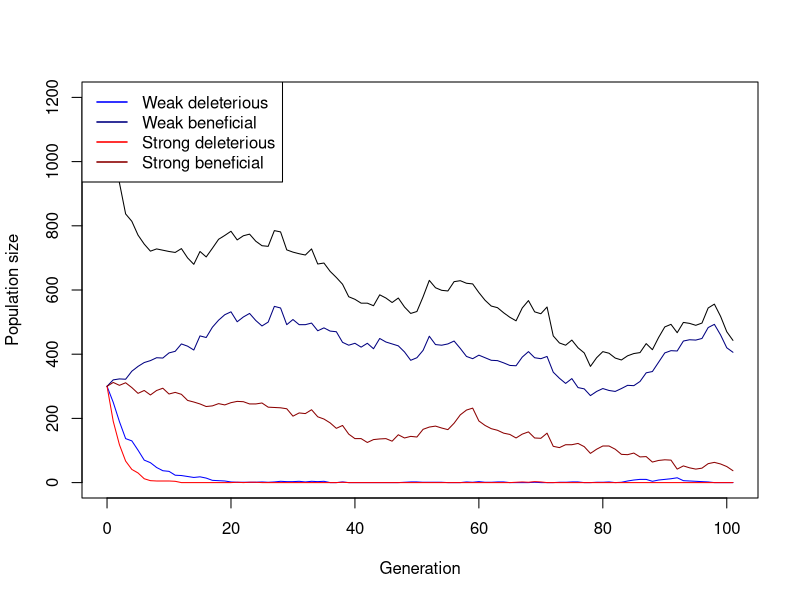

Reproduce this figure in R. (Note: this script raises an error after producing the figure.)
# Function for simulating one Generation in the Population
# adding the population sizes, decay rates, seleection coefficients and mutation rates
simulate_one_gen <- function(N_wd, N_wb, N_sd, N_sb, decay_rate_wm, decay_rate_sm, s_wm, s_sm, m_rate_wm, m_rate_sm) {
  
  # draw Offspring according to Poisson Distribution
  # altered so all four different mutations are considered 
  # for deleterious mutations the s is calculated minus (negative effect) and for the beneficial muation the s is added (positive effect)
  
  offsp_wd <- rpois(1, N_wd * (1-decay_rate_wm-s_wm))
  offsp_wb <- rpois(1, N_wb * (1-decay_rate_wm+s_wm))
  offsp_sd <- rpois(1, N_sd * (1-decay_rate_sm-s_sm))
  offsp_sb <- rpois(1, N_sb * (1-decay_rate_sm+s_sm))
  
  # draw changing Mutants according to Poisson Distribution
  # alterations considering the for different mutations 
  
  mut_wd_to_wb <- rpois(1, offsp_wd * m_rate_wm)
  mut_sd_to_sb <- rpois(1, offsp_sd * m_rate_sm)
  mut_wb_to_wd <- rpois(1, offsp_wb * m_rate_wm)
  mut_sb_to_sd <- rpois(1, offsp_sb * m_rate_sm)
  
  # determine new Population Sizes of all four Mutants (2 versions of weak Mutations   and 2   versions of strong Mutations)
  # to account for back mutations as well (beneficial to deleterious), mutations rates for these cases are added (mut_b_to_d)
  
  N_wd_new <- max(offsp_wd - mut_wd_to_wb+ mut_wb_to_wd,0)
  N_wb_new <- max(offsp_wb - mut_wb_to_wd+ mut_wd_to_wb,0)
  N_sd_new <- max(offsp_sd - mut_sd_to_sb+ mut_sb_to_sd,0)
  N_sb_new <- max(offsp_sb - mut_sb_to_sd+ mut_sd_to_sb,0)
  
  # with the return function, the new values for population sizes are stored
  
  return(c(N_wd_new, N_wb_new, N_sd_new, N_sb_new))
}
# with print we visualize the 4 numbers we get for the population sizes, we simulate the population by setting our parameters to certain values 


print(simulate_one_gen(N_wd=50, N_wb=0, N_sd=50, N_sb=0, decay_rate_wm=0, decay_rate_sm=0, s_wm=0, s_sm=0, m_rate_wm=0, m_rate_sm=0))


## Simulate a population trajectory



# Simulation runs until the 100th Generation

max_gen=100

#With this function we simulate over generations, we put initial population sizes of the four mutations, with the parameter max_gen we determine that our simulation maximally runs until the 100th geneeration

simulate_pop <- function(init_wd, init_wb,  init_sd, init_sb, decay_rate_wm, decay_rate_sm, s_wm, s_sm, m_rate_wm, m_rate_sm, max_gen) {
  
  # Create the Vector in which to save the Results
  
  pop_vector <- c(init_wd,init_wb, init_sd, init_sb)
  
  # initiate the variables
  
  pop_new <- c(init_wd, init_wb, init_sd, init_sb)
  
  # run the Simulation until Generation max_gen
  
  for (i in 1:(max_gen + 1)) {
    
    # redefine the current Population one Generation later
    
    pop_new <- simulate_one_gen(pop_new[1],pop_new[2],pop_new[3],pop_new[4], decay_rate_wm, decay_rate_sm, s_wm, s_sm, m_rate_wm, m_rate_sm)
    
    # add the new Population Sizes to the Output Vector
    
    pop_vector <- rbind(pop_vector,pop_new)
    
    # Condition to stop the Simulation before max_gen: either the Population exceeds 10 Times the Original Population Size, or it goes extinct
    
    if ((sum(pop_new) >= 10 * sum(c(init_wd, init_wb, init_sd, init_sb))) || sum(pop_new) == 0)
      break
    
  }
  
  # Define the Row and Column Names of the Output Vector
  rownames(pop_vector) <- (0:max_gen)[1:length(pop_vector[,1])] 
  
  # the colom-names in our vectors are according to our mutations (wd, wb, sd, sb)
  
  colnames(pop_vector) <- c("wd","wb", "sd", "sb")
  
  # return the vector
  
  return(pop_vector)	
}


# Test the Function and plot the Result

max_gen <- 100

# Simulation Data with certain values determined

output <- simulate_pop(init_wd=300, init_wb=300,  init_sd=300, init_sb=300, decay_rate_wm=0.1, decay_rate_sm=0.2, s_wm=0.1, s_sm=0.2, m_rate_wm=0.0005, m_rate_sm=0.0005,max_gen)

# show the last few Lines of the Data Table

print(tail(output))

# plot the Output 
# determine x axis Range 

x_range <- 0:(length(output[,1])-1)

# this plots the total Population Size-black line visible in the plot

plot(x_range,output[,1]+output[,2]+output[ ,3]+output[ ,4],type='l',ylim=c(0,max(output[,1]+output[,2]+output[ ,3]+output[ ,4])),xlab =  "Generation",ylab = "Population size")

# add Number of wd Individuals
lines(x_range,output[,1], col="blue")

# add Number of wb Individuals
lines(x_range,output[,2], col="navyblue")

# add Number of sd Individuals
lines(x_range,output[,3], col="red")

# add Number of sb Individuals
lines(x_range,output[,4], col="darkred")

# add Legend in the top-left corner
legend("topleft",
       legend=c("Weak deleterious","Weak beneficial","Strong deleterious","Strong beneficial"),
       col=c("blue","navyblue","red","darkred"), lty=1, lwd=1.5)
# set some Parameters to fixed Values
init_wd <- 300
init_wb <- 250
init_sd <- 300
init_sb <- 250
m_rate_wm <- 0.01
m_rate_sm <- 0.05
decay_rate_wm <- 0.02
decay_rate_sm <- 0.09
s_wm <- 0.2
s_sm <- 0.4
max_gen <- 1000
# determine how often to run the Simulation for each set of Parameters
no_replicates <- 10


# set Parameters to vary
#s_values_wm <- c(0.10,0.15,0.2)
#s_values_sm <- c(0.2,0.205,0.210)
m_values_wm <- c(0.0005,0.0010,0.0015)
m_values_sm <- c(0.0020,0.0025,0.0030)


# initialize Data Table - where to collect the Results
data_table <- c()
data_table_wd<- c()
data_table_wb<- c()
data_table_sd<- c()
data_table_sb<- c()
# empty list to save rescue results
rescue_results <- data.frame(
  s_wm = numeric(),
  s_sm = numeric(),
  replicate = integer(),
  rescued = integer()
)
# define total runs and rescue count
total_runs<-0
rescue_count<-0
# run the Simulation across all chosen parameters
# loop over mutation rates
for(mval_wm in m_values_wm){
 for(mval_sm in m_values_sm){
# loop over Selection strength
#for(sval_wm in s_values_wm){
  #for(sval_sm in s_values_sm){
    # different Way of running many Simulations: make Replicates using "repeat" Function         with a counter i
    # reset Counter
    i<-1
    
    repeat {
      # increase Counter by one
      i<-i+1
      # defining total runs
      total_runs <- total_runs + 1
      # run the Simulation once
      one_run <- simulate_pop(init_wd, init_wb, init_sd, init_sb,
                              decay_rate_wm, decay_rate_sm,
                              s_wm=0.10, s_sm=0.20, mval_wm,m_values_sm, max_gen)
      
      # determine total Population Sizes
      total_size <- one_run[,1]+one_run[,2]+one_run[,3]+one_run[,4]
      
      
      # determine final Population Size for each Mutant
      N_end_wd <- one_run[nrow(one_run), "wd"]
      N_end_wb <- one_run[nrow(one_run), "wb"]
      N_end_sd <- one_run[nrow(one_run), "sd"]
      N_end_sb <- one_run[nrow(one_run), "sb"]
      
      total_end <- N_end_wd + N_end_wb + N_end_sd + N_end_sb
      # introduce rescue count
      rescued_wd <- ifelse(one_run[nrow(one_run), "wd"] > 0, 1, 0)
      rescued_wb <- ifelse(one_run[nrow(one_run), "wb"] > 0, 1, 0)
      rescued_sd <- ifelse(one_run[nrow(one_run), "sd"] > 0, 1, 0)
      rescued_sb <- ifelse(one_run[nrow(one_run), "sb"] > 0, 1, 0)
      
      
      # save rescue outcome (rescue or extinction)
      #rescue_results <- rbind(rescue_results,
                             # data.frame(
                              #  s_wm = sval_wm,
                               # s_sm = sval_sm,
                                #replicate = i - 1,
                                #rescued_wd = rescued_wd,
                                #rescued_wb = rescued_wb,
                                #rescued_sd = rescued_sd,
                                #rescued_sb = rescued_sb
                              #)
      #)
      
      # determine Frequencies of each mutant in the final Population
      freq_wd <- ifelse(total_end > 0, N_end_wd / total_end, 0)
      freq_wb <- ifelse(total_end > 0, N_end_wb / total_end, 0)
      freq_sd <- ifelse(total_end > 0, N_end_sd / total_end, 0)
      freq_sb <- ifelse(total_end > 0, N_end_sb / total_end, 0)
      
      
      
      data_table_wd<- rbind(data_table_wd, c(mval_wm,freq_wd))
      data_table_wb<- rbind(data_table_wb, c(mval_wm, freq_wb))
      data_table_sd<- rbind(data_table_sd,c(mval_sm, freq_sd))
      data_table_sb<-rbind(data_table_sb, c (mval_sm,freq_sb))
      # enter the D into the Table
      data_table <- rbind(data_table,c(mval_wm,mval_sm,s_wm=0.10,s_sm=0.20,N_end_wd,        N_end_wb, N_end_sd, N_end_sb,freq_wd, freq_wb, freq_sd,freq_sb)) # note that we add the                varying parameters (mutation rate and selection strength for each version of weak            and strong mutation) to the table too
      # stop the repeated Computation after no_replicates times
      
      
      if(i>no_replicates) break
      
    }
  }
}
#}
#}
# Make sure your data is a proper data frame
data_table_wd <- as.data.frame(data_table_wd)

# If the column names are missing or wrong, set them
colnames(data_table_wd) <- c("V1", "V2")

# Add an index column for plotting along x-axis
data_table_wd$Index <- 1:nrow(data_table_wd)

# calculate rescue probability per parametercombination
library(dplyr)
library(ggplot2)
library(tidyr)



rescue_summary <- rescue_results %>%
  group_by(s_wm, s_sm) %>%
  summarise(
    rescue_prob_wd = mean(rescued_wd),
    rescue_prob_wb = mean(rescued_wb),
    rescue_prob_sd = mean(rescued_sd),
    rescue_prob_sb = mean(rescued_sb),
    .groups = "drop"
  )

print(rescue_summary)


# Daten vorbereiten
rescue_long <- rescue_summary %>%
  pivot_longer(
    cols = starts_with("rescue_prob_"),
    names_to = "mutant",
    values_to = "rescue_prob"
  ) %>%
  mutate(
    mutant = gsub("rescue_prob_", "", mutant),
    s_value = case_when(
      mutant %in% c("wd", "wb") ~ s_wm,
      mutant %in% c("sd", "sb") ~ s_sm
    )
  )

library(ggplot2)

ggplot(rescue_long, aes(x = factor(s_value), y = rescue_prob, fill = mutant)) +
  geom_boxplot(alpha = 0.7) +
  scale_y_continuous(limits = c(0, 1)) +
  scale_fill_manual(values = c(
    "wd" = "#0072B2", 
    "wb" = "#56B4E9", 
    "sd" = "#E69F00", 
    "sb" = "#D55E00"
  )) +
  facet_wrap(~ mutant, scales = "free_x") +
  labs(
    title = "Rescue Probability per Mutant vs Relevant Selection Coefficient (Boxplot)",
    x = "Relevant selection coefficient (s)",
    y = "Rescue Probability",
    fill = "Mutant"
  ) +
  theme_minimal(base_size = 14)

ggplot(rescue_long, aes(x = s_value, y = rescue_prob, color = mutant)) +
  geom_jitter(width = 0.01, height = 0, size = 3, alpha = 0.7) +
  stat_summary(fun = mean, geom = "point", shape = 18, size = 4, color = "black") +
  scale_y_continuous(limits = c(0, 1)) +
  scale_color_manual(values = c(
    "wd" = "#0072B2", 
    "wb" = "#56B4E9", 
    "sd" = "#E69F00", 
    "sb" = "#D55E00"
  )) +
  facet_wrap(~ mutant, scales = "free_x") +
  labs(
    title = "Rescue Probability per Mutant vs Relevant Selection Coefficient (Scatterplot)",
    x = "Relevant selection coefficient (s)",
    y = "Rescue Probability",
    color = "Mutant"
  ) +
  theme_minimal(base_size = 14)


0# optional: Mutantennamen schöner machen
rescue_long$mutant <- gsub("rescue_prob_", "", rescue_long$mutant)











# plotting wd with different s values
# making sure that its a data frame
data_table_wd <- as.data.frame(data_table_wd)
colnames(data_table_wd) <- c("V1", "V2")


# Scatterplot of wd with jitter and mean 
library(ggplot2)
ggplot(data_table_wd, aes(x = factor(V1), y = V2, color = factor(V1))) +
  geom_jitter(width = 0.2, height = 0, size = 2, alpha = 0.7) +
  stat_summary(fun = mean, geom = "point", shape = 18, size = 4, color = "black") +
  labs(
    x = "mutation rates",
    y = "frequency",
    color = "mutation rates",
    title = "Weak deleterious-Means of frequencies of the different mutation rates"
  ) +
  theme_minimal()

# plotting wb with different s values
# making sure that its a data frame
data_table_wb <- as.data.frame(data_table_wb)
colnames(data_table_sb) <- c("V1", "V2")

# Scatterplot of wb with jitter and mean
ggplot(data_table_wb, aes(x = factor(V1), y = V2, color = factor(V1))) +
  geom_jitter(width = 0.2, height = 0, size = 2, alpha = 0.7) +
  stat_summary(fun = mean, geom = "point", shape = 18, size = 4, color = "black") +
  labs(
    x = "mutation rate",
    y = "frequency",
    color = "muration rate",
    title = "Weak beneficial-Means of frequencies of the different mutation rates"
  ) +
  theme_minimal()

# plotting sd with different s values
# making sure that its a data frame
data_table_sd <- as.data.frame(data_table_sd)

colnames(data_table_sd) <- c("V1", "V2")

# Scatterplot of sd with jitter and mean
ggplot(data_table_sd, aes(x = factor(V1), y = V2, color = factor(V1))) +
  geom_jitter(width = 0.2, height = 0, size = 2, alpha = 0.7) +
  stat_summary(fun = mean, geom = "point", shape = 18, size = 4, color = "black") +
  labs(
    x = "mutation rates ",
    y = "frequency",
    color = "mutation rates",
    title = "Strong deletrious-Means of frequencies of the different mutation rates"
  ) +
  theme_minimal()

# plotting sb with different s values
# making sure that its a data frame

data_table_sb <- as.data.frame(data_table_sb)
colnames(data_table_sb) <- c("V1", "V2")

# Scatterplot of sb with jitter and mean 
ggplot(data_table_sb, aes(x = factor(V1), y = V2, color = factor(V1))) +
  geom_jitter(width = 0.2, height = 0, size = 2, alpha = 0.7) +
  stat_summary(fun = mean, geom = "point", shape = 18, size = 4, color = "black") +
  labs(
    x = "mutation rates",
    y = "frequency",
    color = "mutation rates",
    title = "Strong beneficial-Means of frequencies of the different mutation rates"
  ) +
  theme_minimal()


# mean Frequencies of each mutant
mean_freq_wd <- mean(freq_wd)*100
mean_freq_wb <- mean(freq_wb)*100
mean_freq_sd <- mean(freq_sd)*100
mean_freq_sb <- mean(freq_sb)*100

print(paste("Mean frequency of wd =", mean_freq_wd) )
print(paste("Mean frequency of wb =", mean_freq_wb) )
print(paste("Mean frequency of sd =", mean_freq_sd) )
print(paste("Mean frequency of sb =", mean_freq_sb) )

# define Column Names of Data Table
colnames(data_table) <- c("m_rate_wm","m_rate_sm","s_wm","s_sm","N_end_wd", "N_end_wb", "N_end_sd", "N_end_sb","freq_wd", "freq_wb", "freq_sd","freq_sb")
# show the first and last Lines of the Output
print(head(data_table))
print(tail(data_table))

